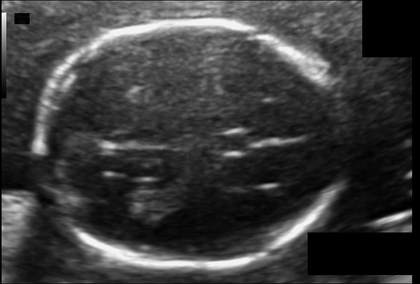
%> input picture Major Project/Test images/10.png, 420 x 284 px, shrunk from 800 x 540 before the run
$ octave start.m   (GNU Octave 9; MATLAB toolbox functions it lacks are replaced by stand-ins)
%> lines starting %> are read from the running program, lines starting %| are printed output that depends on the picture; in (x1, y1, x2, y2) boxes, pixels count from 0 and x2, y2 are one past the last pixel; in counts of white or black regions, pixels touching at a corner belong together; the program's own positions count from 1
clc
clear all
[filename,user_canceled] = imgetfile;
%> the answer given: ../Test images/10.png
rimg=imread(filename);
%> rimg is the input picture: size 284x420 uint8; min 0, max 255, mean 59.6
figure(1)
imshow(rimg);
title('original image');
%filters
rimg=rgb2gray(rimg);
%wiener filter
nimg=medfilt2(rimg,[3,3]);
figure, imshow(nimg);
title('wiener filter');


%gaussian filter
IO=nimg;
Iblur1 = imgaussfilt(IO,2);
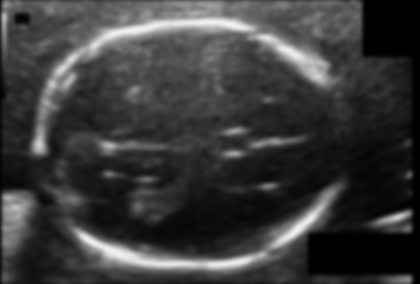
%> Iblur1: size 284x420 uint8; min 0, max 241, mean 59.3
Iblur2 = imgaussfilt(IO,4);
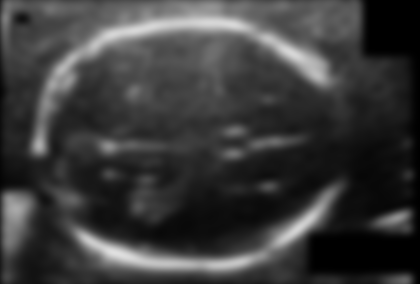
%> Iblur2: size 284x420 uint8; min 0, max 224, mean 59
Iblur3 = imgaussfilt(IO,8);
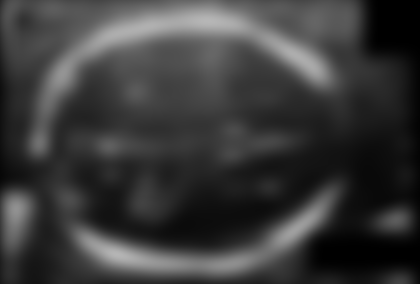
%> Iblur3: size 284x420 uint8; min 0, max 182, mean 58.4
figure(20)
imshow(Iblur1)
title('Smoothed image, \sigma = 2');
figure
imshow(Iblur2)
title('Smoothed image, \sigma = 4');
figure
imshow(Iblur3)
title('Smoothed image, \sigma = 8');


 %power law transform
[m n] = size(Iblur2);
%> m = 284; n = 420
Id=im2double(Iblur2);
% Computing s = c * (r ^ gamma) where r and gamma are positive constants
c = 2;
%g =[0.5 0.7 4 5 6];% Gamma Correction Array
%for r=1:length(g)
r=6;
for p = 1 : m
    for q = 1 : n
        I3(p, q) = c * Id(p, q).^ r;
    end
end
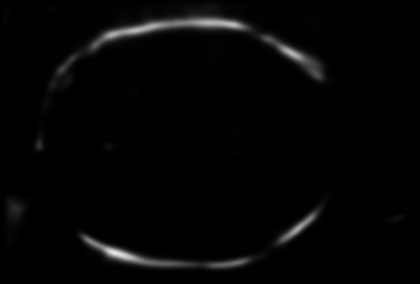
%> I3: size 284x420 double; min 0, max 0.919, mean 0.0195
%figure(r), imshow(I3);title('Power-law transformation');xlabel('Gamma='),xlabel(g(r));
%end


%otsu method
n=imhist(I3); % Compute the histogram
%> n = 256 values, max 88826 at index 1, min 0 at index 34, mean 465.9
N=sum(n); % sum the values of all the histogram values
%> N = 119280
max=0; %initialize maximum to zero
%%================================================================================================
for i=1:256
    P(i)=n(i)/N; %Computing the probability of each intensity level
end
%> after the loop, P = 256 values, max 0.745 at index 1, min 0 at index 34, mean 0.00391
%%================================================================================================
for T=2:255      % step through all thresholds from 2 to 255
    w0=sum(P(1:T)); % Probability of class 1 (separated by threshold)
    w1=sum(P(T+1:256)); %probability of class2 (separated by threshold)
    u0=dot([0:T-1],P(1:T))/w0; % class mean u0
    u1=dot([T:255],P(T+1:256))/w1; % class mean u1
    sigma=w0*w1*((u1-u0)^2); % compute sigma i.e variance(between class)
    if sigma>max % compare sigma with maximum
        max=sigma; % update the value of max i.e max=sigma
        threshold=T-1; % desired threshold corresponds to maximum variance of between class
    end
end
%> this loop made 254 passes
%> (w0, w1, u0, u1, sigma, max) on passes 1 to 12: (0.834, 0.166, 0.107, 29.29, 117.7, 117.7), (0.865, 0.135, 0.174, 35.47, 145.5, 145.5), (0.881, 0.119, 0.227, 39.95, 165, 165), (0.89, 0.11, 0.262, 42.66, 176.5, 176.5), (0.897, 0.103, 0.301, 45.36, 187.6, 187.6), (0.904, 0.0956, 0.348, 48.39, 199.6, 199.6), (0.909, 0.0906, 0.384, 50.68, 208.4, 208.4), (0.913, 0.0874, 0.411, 52.24, 214.3, 214.3), (0.917, 0.0829, 0.454, 54.61, 222.9, 222.9), (0.92, 0.0799, 0.484, 56.26, 228.7, 228.7), (0.923, 0.0772, 0.515, 57.87, 234.3, 234.3), (0.926, 0.0743, 0.551, 59.63, 240.1, 240.1)
%> (w0, w1, u0, u1, sigma) on passes 33, 38, 41, 44, 47, 49: (0.955, 0.0447, 1.18, 85.33, 302.4), (0.96, 0.0405, 1.33, 90.52, 309), (0.962, 0.0384, 1.41, 93.36, 311.8), (0.963, 0.0365, 1.49, 95.94, 313.7), (0.965, 0.035, 1.56, 98.06, 314.8), (0.966, 0.034, 1.61, 99.63, 315.2)
%> after the loop, threshold = 51
%%====================================================================================================
GW=im2bw(I3,threshold/255); % Convert to Binary Image
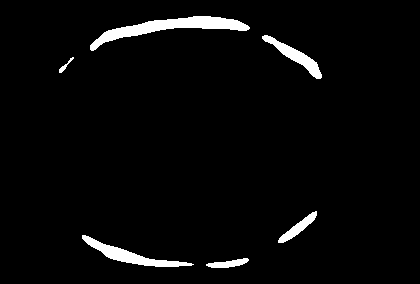
%> GW: size 284x420 logical; 3.3% white; 6 white regions, box (x1, y1, x2, y2) and area: (90, 16, 250, 51) 1679, (82, 235, 194, 267) 938, (262, 35, 322, 79) 662, (278, 211, 317, 243) 367, (206, 258, 249, 268) 242, (59, 57, 74, 73) 59

%figure(3),imshow(GW); % Display the Binary Image
title('Otsu segmentation');

%border clearing
J = imclearborder(GW);

figure(3), imshow(J);
title('boarder clearing 1st');

BW2 = bwareaopen(J,100);
%> BW2: size 284x420 logical; 3.3% white; 5 white regions, box (x1, y1, x2, y2) and area: (90, 16, 250, 51) 1679, (82, 235, 194, 267) 938, (262, 35, 322, 79) 662, (278, 211, 317, 243) 367, (206, 258, 249, 268) 242

figure(4), imshow(BW2);
title('boarder clearing');

%skelotonization
BW3 = bwmorph(BW2,'skel',Inf);
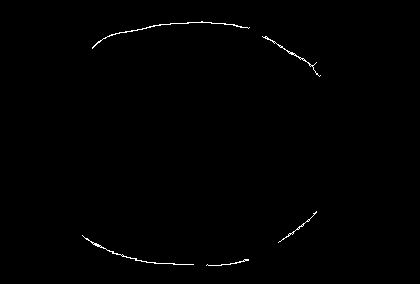
%> BW3: size 284x420 logical; 0.48% white in thin lines or dots, all inside (x1, y1, x2, y2) = (82, 21, 321, 266)
figure(4),
imshow(BW3);
title('skelotonization');

%fusion of filter


%multiple ellipse fit


%best ellipse fit

[cols,rows] = find(BW3);
%> cols = 578 values from 22 to 266; rows = 578 values from 83 to 321
X(1,:)=rows;
X(2,:)=cols;


%ellipse fitting
%> (the run ends here)

$ run again, on Major Project/Test images/13.png
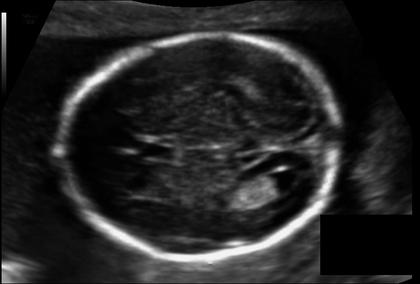
%> input picture Major Project/Test images/13.png, 420 x 284 px, shrunk from 800 x 540 before the run
%> rimg is the input picture: size 284x420 uint8; min 0, max 255, mean 36.7
%> after the loop `for p = 1 : m`:
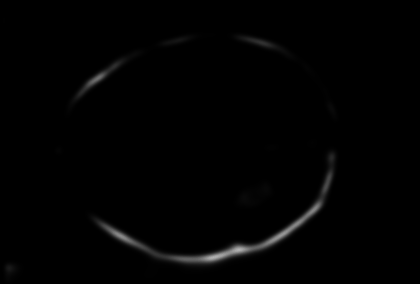
%> I3: size 284x420 double; min 0, max 0.699, mean 0.00883
%> `n=imhist(I3);`: n = 256 values, max 106019 at index 1, min 0 at index 34, mean 465.9
%> N = 119280
%> after the loop `for i=1:256`: P = 256 values, max 0.889 at index 1, min 0 at index 34, mean 0.00391
%> the loop `for T=2:255` made 254 passes
%> (w0, w1, u0, u1, sigma, max) on passes 1 to 8: (0.919, 0.0812, 0.0326, 27.19, 55.03, 55.03), (0.931, 0.0686, 0.0592, 31.82, 64.45, 64.45), (0.938, 0.0616, 0.0812, 35.1, 70.89, 70.89), (0.944, 0.0564, 0.103, 37.99, 76.34, 76.34), (0.948, 0.0521, 0.125, 40.69, 81.27, 81.27), (0.952, 0.0483, 0.148, 43.4, 86.02, 86.02), (0.955, 0.0454, 0.169, 45.74, 90, 90), (0.956, 0.0437, 0.184, 47.25, 92.48, 92.48)
%> after the loop `for T=2:255`: threshold = 43
%> GW: size 284x420 logical; 1.8% white; 4 white regions (1 under 20 px), largest, box (x1, y1, x2, y2) and area: (99, 172, 332, 264) 1939, (82, 70, 110, 92) 173, (255, 41, 268, 45) 27
%> BW2: size 284x420 logical; 1.8% white; 2 white regions, box (x1, y1, x2, y2) and area: (99, 172, 332, 264) 1939, (82, 70, 110, 92) 173
%> `BW3 = bwmorph(BW2,'skel',Inf);`:
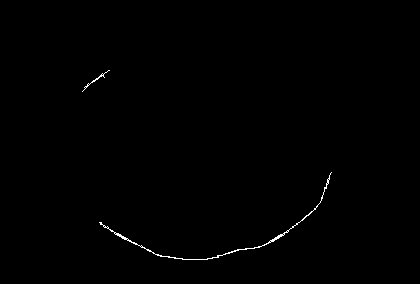
%> BW3: size 284x420 logical; 0.37% white in thin lines or dots, all inside (x1, y1, x2, y2) = (82, 70, 332, 260)
%> cols = 445 values from 71 to 260; rows = 445 values from 83 to 332

$ run again, on Major Project/Test images/14.png
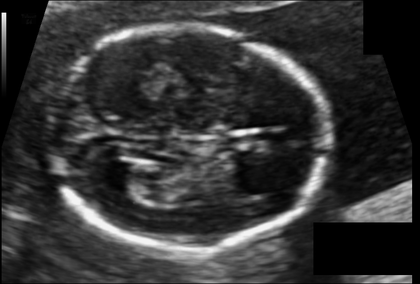
%> input picture Major Project/Test images/14.png, 420 x 284 px, shrunk from 800 x 540 before the run
%> rimg is the input picture: size 284x420 uint8; min 0, max 255, mean 53.4
%> after the loop `for p = 1 : m`:
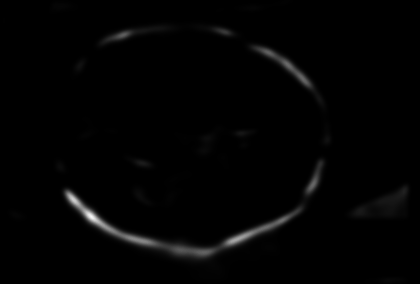
%> I3: size 284x420 double; min 0, max 0.969, mean 0.0129
%> `n=imhist(I3);`: n = 256 values, max 95488 at index 1, min 0 at index 34, mean 465.9
%> N = 119280
%> after the loop `for i=1:256`: P = 256 values, max 0.801 at index 1, min 0 at index 34, mean 0.00391
%> the loop `for T=2:255` made 254 passes
%> (w0, w1, u0, u1, sigma, max) on passes 1 to 8: (0.86, 0.14, 0.0694, 22.94, 62.89, 62.89), (0.887, 0.113, 0.128, 27.98, 77.54, 77.54), (0.902, 0.0981, 0.175, 31.68, 87.81, 87.81), (0.91, 0.0901, 0.208, 34.14, 94.38, 94.38), (0.918, 0.0824, 0.249, 36.86, 101.4, 101.4), (0.924, 0.0759, 0.289, 39.49, 107.8, 107.8), (0.929, 0.0714, 0.322, 41.58, 112.8, 112.8), (0.932, 0.0682, 0.348, 43.12, 116.3, 116.3)
%> after the loop `for T=2:255`: threshold = 43
%> GW: size 284x420 logical; 2.5% white; 5 white regions, box (x1, y1, x2, y2) and area: (64, 190, 301, 258) 2203, (256, 47, 312, 88) 449, (306, 163, 321, 194) 166, (110, 31, 132, 40) 112, (219, 30, 229, 34) 30
%> BW2: size 284x420 logical; 2.5% white; 4 white regions, box (x1, y1, x2, y2) and area: (64, 190, 301, 258) 2203, (256, 47, 312, 88) 449, (306, 163, 321, 194) 166, (110, 31, 132, 40) 112
%> `BW3 = bwmorph(BW2,'skel',Inf);`:
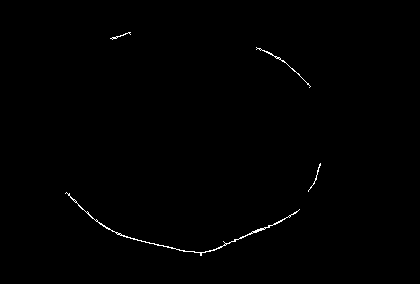
%> BW3: size 284x420 logical; 0.44% white in thin lines or dots, all inside (x1, y1, x2, y2) = (65, 32, 321, 256)
%> cols = 528 values from 33 to 256; rows = 528 values from 66 to 321
